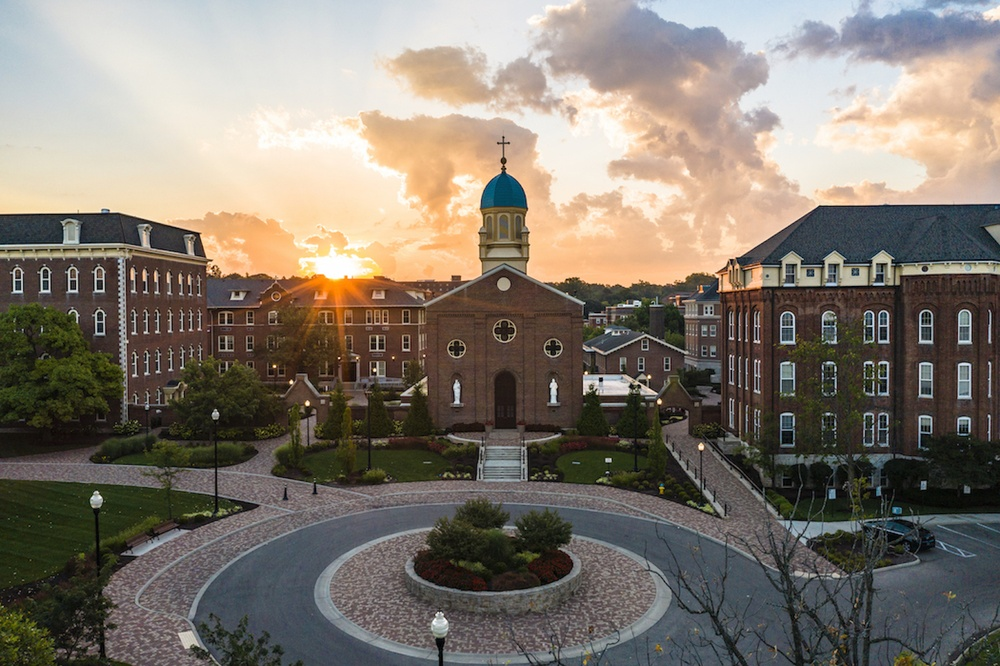
#> input picture ud.jpg, 1000 x 666 px, shrunk from 1500 x 999 before the run
$ jupyter execute feature-extraction.ipynb
#> lines starting #> are read from the running program, lines starting #| are printed output that depends on the picture
[cell 1]
# Import the necessary libraries and packages
import numpy as np
import pandas as pd
import cv2
import matplotlib.pyplot as plt
import os

[cell 2]
# read the image
image1 = cv2.imread(os.path.join('ud.jpg'))
#> image1 is the input picture: shape (666, 1000, 3); mean B, G, R 110.3, 120.5, 128.9

[cell 3]
# Convert the image to RGB
image1 = cv2.cvtColor(image1, cv2.COLOR_BGR2RGB)

[cell 4]
# Initialize the SIFT Detector
orb = cv2.ORB_create()

[cell 5]
# Finding the key points and descriptors with SIFT
key_points1, descriptors1 = orb.detectAndCompute(image1, None)
#> key_points1 = 500 keypoints; strongest (x, y, size): (600, 378, 31), (600, 380, 31), (45, 270, 31), (101, 288, 31)

[cell 6]
# Draw the keypoints on the Image
image_key_points1 = cv2.drawKeypoints(image1, key_points1, image1, flags=cv2.DRAW_MATCHES_FLAGS_DRAW_RICH_KEYPOINTS)
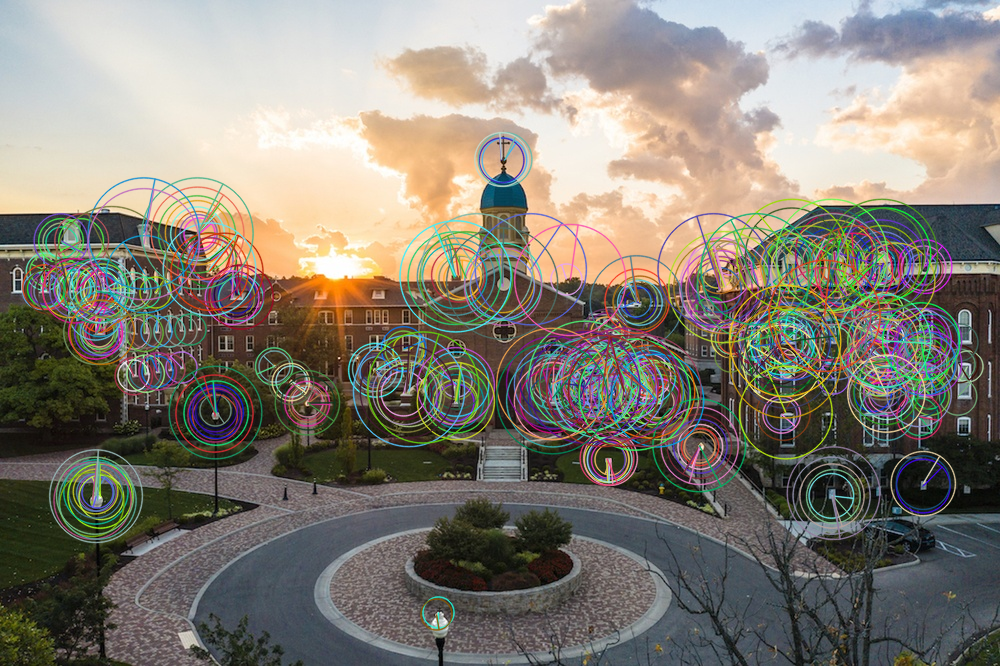
#> image_key_points1: shape (666, 1000, 3); mean R, G, B 133.3, 127.3, 117.3


$ run again, with ud_chapel_1.jpg copied over ud.jpg
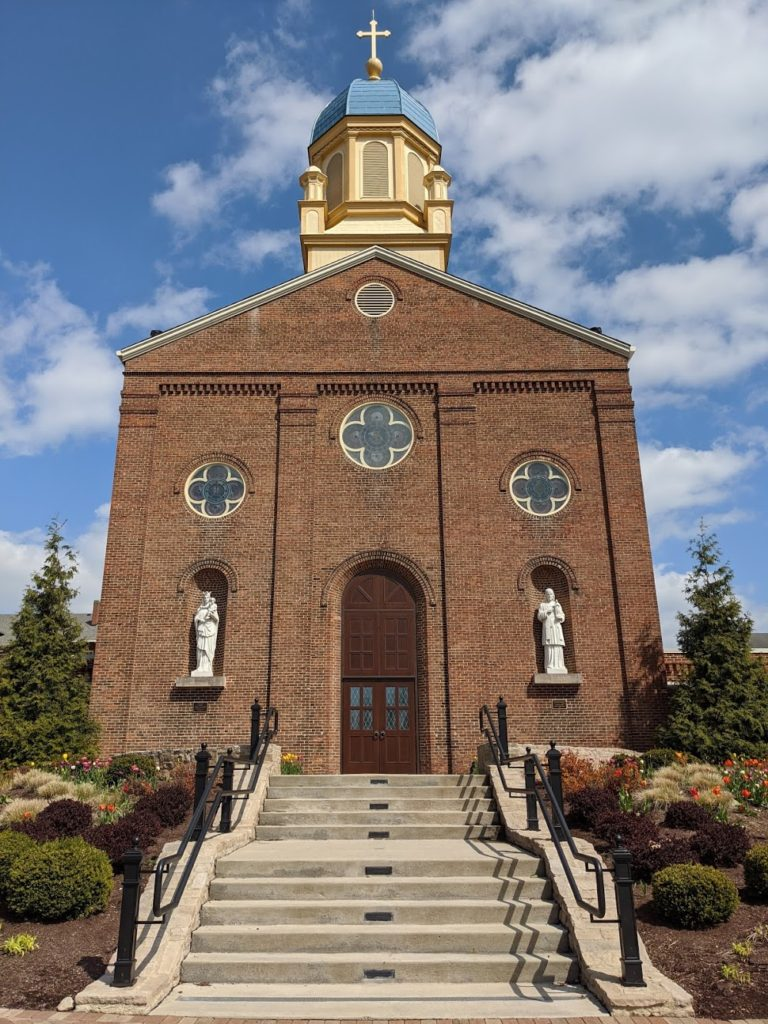
#> input picture ud_chapel_1.jpg, 768 x 1024 px
#> image1 is the input picture: shape (1024, 768, 3); mean B, G, R 119.2, 120.5, 126.5
#> key_points1 = 500 keypoints; strongest (x, y, size): (589, 866, 37.2), (589, 867, 31), (589, 864, 37.2), (161, 919, 31)
#> `image_key_points1 = cv2.drawKeypoints(image1, key_points1, image1, fla..`:
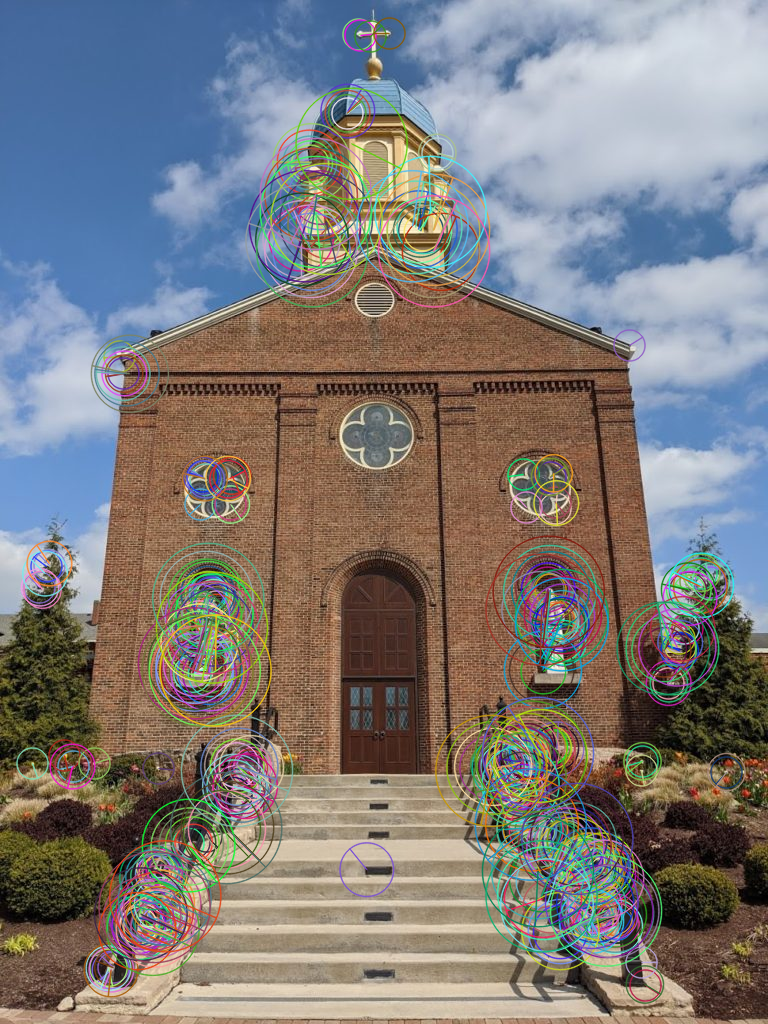
#> image_key_points1: shape (1024, 768, 3); mean R, G, B 126.6, 122.8, 121.7
